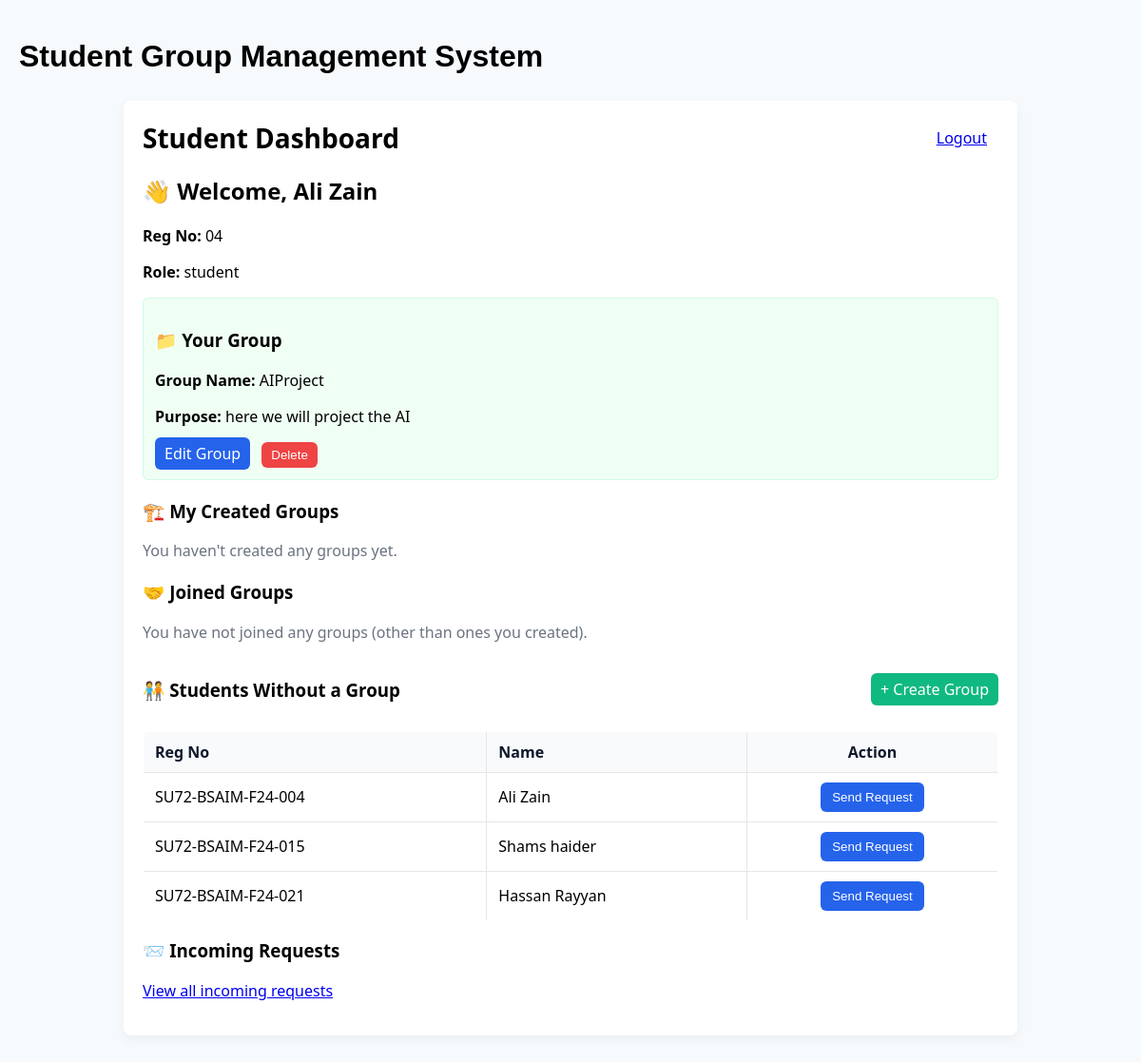
Screenshot of /dashboard (signed in) with the database file from the repository.
### tables this page shows
CREATE TABLE students (
                    id INTEGER PRIMARY KEY AUTOINCREMENT,
                    reg_no TEXT UNIQUE NOT NULL,
                    name TEXT,
                    password TEXT,
                    role TEXT DEFAULT 'student',
                    group_id INTEGER,
                    FOREIGN KEY (group_id) REFERENCES groups(id)
                );

CREATE TABLE groups (
                    id INTEGER PRIMARY KEY AUTOINCREMENT,
                    name TEXT NOT NULL,
                    purpose TEXT,
                    leader_id INTEGER, created_at TIMESTAMP,
                    FOREIGN KEY (leader_id) REFERENCES students(id)
                );

### app.py (the view)
@app.route('/dashboard')
def dashboard():
    if 'user' not in session:
        return redirect(url_for('login'))
    user = session['user']
    conn = get_db_connection()
    group = conn.execute('''
        SELECT g.* FROM groups g
        JOIN group_members gm ON g.id = gm.group_id
        WHERE gm.student_id = ?
    ''', (user['id'],)).fetchone()
    created_rows = conn.execute('''
        SELECT g.id, g.name, g.purpose, g.leader_id, g.created_at,
               (SELECT COUNT(*) FROM group_members gm WHERE gm.group_id = g.id) as member_count
        FROM groups g
        WHERE g.leader_id = ?
        ORDER BY g.created_at DESC
    ''', (user['id'],)).fetchall()
    joined_rows = conn.execute('''
        SELECT g.id, g.name, g.purpose, g.leader_id, g.created_at,
               (SELECT COUNT(*) FROM group_members gm WHERE gm.group_id = g.id) as member_count
        FROM groups g
        JOIN group_members gm ON g.id = gm.group_id
        WHERE gm.student_id = ? AND g.leader_id != ?
        ORDER BY g.created_at DESC
    ''', (user['id'], user['id'])).fetchall()
    def fmt_row(r):
        d = dict(r)
        raw = d.get('created_at')
        if raw:
            try:
                dt = datetime.datetime.strptime(raw, '%Y-%m-%d %H:%M:%S')
                d['created_at'] = dt.strftime('%b %d, %Y')
            except Exception:
                pass
        else:
            d['created_at'] = ''
        return d
    created_groups = [fmt_row(r) for r in created_rows]
    joined_groups = [fmt_row(r) for r in joined_rows]
    if user.get('role') == 'admin':
        ungrouped_students = conn.execute('''
            SELECT s.* FROM students s
            LEFT JOIN group_members gm ON s.id = gm.student_id
            WHERE gm.group_id IS NULL AND s.id != ?
        ''', (user['id'],)).fetchall()
    else:
        ungrouped_students = conn.execute('''
            SELECT s.* FROM students s
            LEFT JOIN group_members gm ON s.id = gm.student_id
            WHERE gm.group_id IS NULL AND s.id != ? AND s.role != 'admin'
        ''', (user['id'],)).fetchall()
    conn.close()
    return render_template(
        'dashboard.html',
        user=user,
        group=group,
        ungrouped_students=ungrouped_students
    )

### app.py (called while the page is built)
@app.before_request
def ensure_csrf():
    if 'csrf_token' not in session:
        session['csrf_token'] = secrets.token_hex(16)

def get_db_connection():
    conn = sqlite3.connect('database.db')
    conn.row_factory = sqlite3.Row
    return conn

### templates/dashboard.html (shortened to what this page needs)
<!DOCTYPE html>
<html lang="en">
<head>
    <div class="flex items-center justify-center h-screen bg-gray-100">
        <h1 class="text-2xl font-bold text-gray-800">
            Student Group Management System
        </h1>
    </div>
</head>
<body>
    <div class="container" style="font-family: 'Segoe UI', Roboto, Arial, sans-serif;">
        <header style="display:flex;justify-content:space-between;align-items:center;">
            <h1 style="margin:0;font-size:28px;">Student Dashboard</h1>
            <div>
                <a href="/logout" style="margin-right:12px;">Logout</a>
            </div>
        </header>
        <section style="margin-top:18px;">
            <h2>👋 Welcome, {{ user['name'] }}</h2>
            <p><strong>Reg No:</strong> {{ user['reg_no'] }}</p>
            <p><strong>Role:</strong> {{ user['role'] }}</p>
        </section>
        {% if group %}
        <section style="background:#f0fff4;border:1px solid #d1fae5;padding:12px;border-radius:6px;margin-top:12px;">
            <h3>📁 Your Group</h3>
            <p><strong>Group Name:</strong> {{ group['name'] }}</p>
            <p><strong>Purpose:</strong> {{ group['purpose'] }}</p>
            <div style="margin-top:8px;">
                {% if user.get('role') == 'admin' or group['leader_id'] == user['id'] %}
                <a href="{{ url_for('edit_group', group_id=group['id']) }}" class="button">Edit Group</a>
                <form method="POST" action="{{ url_for('delete_group', group_id=group['id']) }}"
                    style="display:inline-block;margin-left:8px;">
                    <button type="submit" class="button" style="background:#ef4444;">Delete</button>
                </form>
                {% endif %}
            </div>
        </section>
        {% else %}
        <section style="background:#fff7ed;border:1px solid #ffedd5;padding:12px;border-radius:6px;margin-top:12px;">
            <h3>🚫 You are not in any group</h3>
            <p>Send a request to another student to form or join a group.</p>
        </section>
        {% endif %}
        <section style="margin-top:20px;">
            <h3>🏗️ My Created Groups</h3>
            {% if created_groups and created_groups|length > 0 %}
            <div style="display:grid;grid-template-columns:1fr;gap:10px;margin-top:10px;">
                {% for g in created_groups %}
                <div
                    style="border:1px solid #e6eef6;padding:12px;border-radius:8px;background:#ffffff;display:flex;justify-content:space-between;align-items:center;">
                    <div>
                        <div style="font-weight:600;">{{ g['name'] }}</div>
                        <div style="color:#6b7280;font-size:13px;">Created: {{ g['created_at'] }}</div>
                        <div style="color:#374151;font-size:14px;margin-top:6px;">Members: {{ g['member_count'] }}</div>
                    </div>
                    <div style="display:flex;gap:8px;align-items:center;">
                        <a href="{{ url_for('group_detail', group_id=g['id']) }}" class="button"
                            style="background:#6b7280;">View</a>
                        {% if user.get('role') == 'admin' or g['leader_id'] == user['id'] %}
                        <a href="{{ url_for('edit_group', group_id=g['id']) }}" class="button">Edit</a>
                        <form method="POST" action="{{ url_for('delete_group', group_id=g['id']) }}"
                            style="display:inline-block;margin:0;">
                            <input type="hidden" name="csrf_token" value="{{ session.csrf_token }}">
                            <button type="submit" class="button" style="background:#ef4444;">Delete</button>
                        </form>
                        {% endif %}
                    </div>
                </div>
                {% endfor %}
            </div>
            {% else %}
            <p style="color:#6b7280;margin-top:8px;">You haven't created any groups yet.</p>
            {% endif %}
        </section>
        <section style="margin-top:20px;">
            <h3>🤝 Joined Groups</h3>
            {% if joined_groups and joined_groups|length > 0 %}
            <div style="display:grid;grid-template-columns:1fr;gap:10px;margin-top:10px;">
                {% for g in joined_groups %}
                <div
                    style="border:1px solid #eef6f1;padding:12px;border-radius:8px;background:#ffffff;display:flex;justify-content:space-between;align-items:center;">
                    <div>
                        <div style="font-weight:600;">{{ g['name'] }}</div>
                        <div style="color:#6b7280;font-size:13px;">Created: {{ g['created_at'] }}</div>
                        <div style="color:#374151;font-size:14px;margin-top:6px;">Members: {{ g['member_count'] }}</div>
                    </div>
                    <div style="display:flex;gap:8px;align-items:center;">
                        <a href="{{ url_for('group_detail', group_id=g['id']) }}" class="button">View</a>
                    </div>
                </div>
                {% endfor %}
            </div>
            {% else %}
            <p style="color:#6b7280;margin-top:8px;">You have not joined any groups (other than ones you created).</p>
            {% endif %}
        </section>
        <section style="margin-top:18px;">
            <div style="display:flex;align-items:center;justify-content:space-between;">
                <h3>🧑‍🤝‍🧑 Students Without a Group</h3>
                <div>
                    <a href="/create_group" class="button" style="background:#10b981;">+ Create Group</a>
                </div>
            </div>
            {% if ungrouped_students %}
            <table style="margin-top:12px;border:1px solid #e6e9ef;border-radius:6px;overflow:hidden;">
                <thead style="background:#f8fafc;color:#0f172a;font-weight:600;">
                    <tr>
                        <th style="padding:10px 12px;text-align:left;">Reg No</th>
                        <th style="padding:10px 12px;text-align:left;">Name</th>
                        <th style="padding:10px 12px;text-align:center;">Action</th>
                    </tr>
                </thead>
                <tbody>
                    {% for s in ungrouped_students %}
                    <tr style="border-top:1px solid #eef2f7;">
                        <td style="padding:10px 12px;">{{ s['reg_no'] }}</td>
                        <td style="padding:10px 12px;">{{ s['name'] }}</td>
                        <td style="padding:10px 12px;text-align:center;">
                            <button type="button" class="button ajax-send" data-id="{{ s['id'] }}"
                                style="background:#2563eb;padding:8px 12px;border-radius:6px;border:none;">Send
                                Request</button>
                        </td>
                    </tr>
                    {% endfor %}
                </tbody>
            </table>
            {% else %}
            <p>All students are already in groups!</p>
            {% endif %}
        </section>
        <section style="margin-top:18px;">
            <h3>📨 Incoming Requests</h3>
            <p><a href="{{ url_for('requests_view') }}">View all incoming requests</a></p>
        </section>
    </div>
</body>
</html>

### templates/dashboard.html (style rules this page uses)
body { font-family: Arial, Helvetica, sans-serif; background: #f7fafc; margin: 0; padding: 20px; }
.container { max-width: 900px; margin: 28px auto; background: white; padding: 20px; border-radius: 8px; box-shadow: 0 4px 12px rgba(0, 0, 0, .05); }
table { width: 100%; border-collapse: collapse; }
th, td { padding: 8px; border: 1px solid #e6e6e6; }
.button { background: #2563eb; color: white; padding: 6px 10px; border-radius: 6px; text-decoration: none; border: none; cursor: pointer; }

### rows the page displays
students: name "Ali Zain", reg_no "SU72-BSAIM-F24-004"
groups: name "AIProject", purpose "here we will project the AI"
students: reg_no "SU72-BSAIM-F24-015", name "Shams haider"
students: reg_no "SU72-BSAIM-F24-021", name "Hassan Rayyan"

### other values shown
{{ user['reg_no'] }} "04"
{{ user['role'] }} "student"
